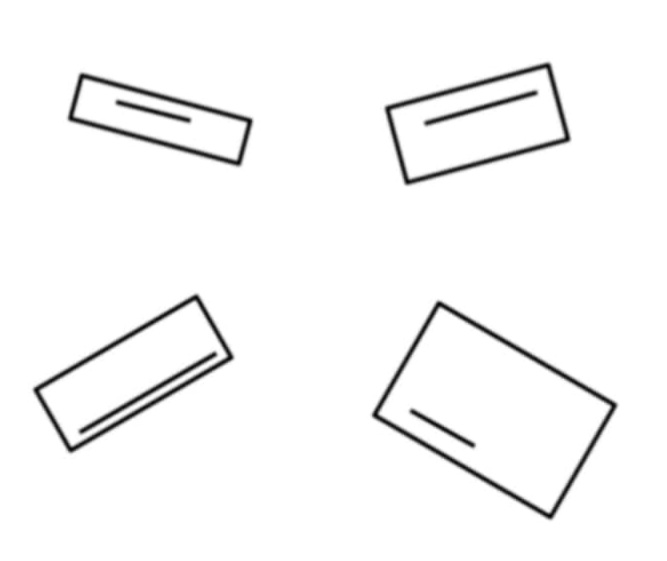
#> input picture shapedetector.jpg, 667 x 561 px
$ python 'rectangle_numbering and alignment.py'
#> lines starting #> are read from the running program, lines starting #| are printed output that depends on the picture; after the words box and inside, x2 and y2 are one past the last pixel; in counts of white or black regions, pixels touching at a corner belong together; long printed decimals are rounded
import cv2
import numpy as np
import math

frameWidth = 640
frameHeight = 480

def empty(a):
    pass

# [4 lines of commented-out code are left out]


def stackImages(scale, imgArray):
    rows = len(imgArray)
    cols = len(imgArray[0])
    rowsAvailable = isinstance(imgArray[0], list)
    width = imgArray[0][0].shape[1]
    height = imgArray[0][0].shape[0]
    if rowsAvailable:
        for x in range(0, rows):
            for y in range(0, cols):
                if imgArray[x][y].shape[:2] == imgArray[0][0].shape[:2]:
                    imgArray[x][y] = cv2.resize(imgArray[x][y], (0, 0), None, scale, scale)
                else:
                    imgArray[x][y] = cv2.resize(imgArray[x][y], (imgArray[0][0].shape[1], imgArray[0][0].shape[0]),
                                                None, scale, scale)
                if len(imgArray[x][y].shape) == 2: imgArray[x][y] = cv2.cvtColor(imgArray[x][y], cv2.COLOR_GRAY2BGR)
        imageBlank = np.zeros((height, width, 3), np.uint8)
        hor = [imageBlank] * rows
        hor_con = [imageBlank] * rows
        for x in range(0, rows):
            hor[x] = np.hstack(imgArray[x])
        ver = np.vstack(hor)
    else:
        for x in range(0, rows):
            if imgArray[x].shape[:2] == imgArray[0].shape[:2]:
                imgArray[x] = cv2.resize(imgArray[x], (0, 0), None, scale, scale)
            else:
                imgArray[x] = cv2.resize(imgArray[x], (imgArray[0].shape[1], imgArray[0].shape[0]), None, scale, scale)
            if len(imgArray[x].shape) == 2: imgArray[x] = cv2.cvtColor(imgArray[x], cv2.COLOR_GRAY2BGR)
        hor = np.hstack(imgArray)
        ver = hor
    return ver

# [17 lines of commented-out code are left out]


def getContours(img, imgContour, contourType):
    if contourType == "line":
        contours, hierarchy = cv2.findContours(img, cv2.RETR_TREE, cv2.CHAIN_APPROX_SIMPLE)
    else:
        contours, hierarchy = cv2.findContours(img, cv2.RETR_EXTERNAL, cv2.CHAIN_APPROX_SIMPLE)
    # cv2.drawContours(imgContour, contours, -1, (255, 0, 255), 4)
    print(len(contours))
    # print(hierarchy)
    rectangleContours = []
    lineContours = []
    for i in range(0, len(contours)):
        peri = cv2.arcLength(contours[i], True)
        # print(peri)
        approx = cv2.approxPolyDP(contours[i], 0.02 * peri, True)
        # print(len(approx))
        area = cv2.contourArea(contours[i])

        rect = cv2.minAreaRect(contours[i])
        box = cv2.boxPoints(rect)
        # print(box)
        box = np.int0(box)
        # print(box)
        center = rect[0]
        size = rect[1]
        angle = rect[2]
        # print(f"Contour- {i}\nCenter = {center}\nSize = {size}\nAngle = {angle}\nArea = {area}\n")

        '''Trying to Separate Contours that are actually a line and Stored in list of dictionary named as lineContours[]'''
        if contourType == "line":
            if area >= 5:
                if size[0] < 20 or size[1] < 20:
                    print(f"Contour {i} may be line.")
                    line_dict = {'contour': i,
                                 'center': center,
                                 'size': size,
                                 'angle': angle,
                                 'area': area,
                                 'box': box}
                    lineContours.append(line_dict)
        else:
            x_start = box[3][0]
            y_start = box[3][1]
            a = box[0][0]
            b = box[0][1]
            c = box[2][0]
            d = box[2][1]
            d1 = math.sqrt((x_start - a) ** 2 + (y_start - b) ** 2)
            d2 = math.sqrt((x_start - c) ** 2 + (y_start - d) ** 2)
            if d1 >= d2:
                x_end = x_start - int(size[0])
                y_end = y_start - int(size[1])
            else:
                x_end = x_start + int(size[1])
                y_end = y_start - int(size[0])

            cv2.drawContours(imgContour, [box], 0, (0, 0, 255), 2)
            rect_dict = {'contour': i,
                         'center': center,
                         'size': size,
                         'angle': angle,
                         'area': area,
                         'box': box,
                         'BBpoints': [x_start, y_start, x_end, y_end]}
            rectangleContours.append(rect_dict)


    if contourType == "line":
        print(len(lineContours))
        similarLineList = []
        while len(lineContours) != 0:
            similarLine = []
            line = lineContours[0]
            similarLine.append(line)
            for j in range(1, len(lineContours)):
                if j < len(lineContours):
                    if abs(line['center'][0] - lineContours[j]['center'][0] < 10 and line['center'][1] -
                           lineContours[j]['center'][1] < 10.0):
                        if abs(line['angle'] - lineContours[j]['angle']) < 1.0:
                            if abs(line['area'] - lineContours[j]['area']) < 175:
                                similarLine.append(lineContours[j])
                                print(f"Contours- {line['contour']} and {lineContours[j]['contour']} are same !!!")
                                del lineContours[j]
                                print(f"Length of lineContours : {len(lineContours)}")
            del lineContours[0]
            similarLineList.extend([similarLine])
        # print(len(similarLine))
        # print(similarLineList[0])
        for similarLines in similarLineList:
            if len(similarLines) > 1:
                if similarLines[0]['area'] < similarLines[1]['area']:
                    lineContours.append(similarLines[0])
                    print(f"Line {similarLines[0]['contour']} is added to Line Contours")
                else:
                    lineContours.append(similarLines[1])
                    print(f"Line {similarLines[1]['contour']} is added to Line Contours")

            else:
                lineContours.append(similarLines[0])
                print(f"Line {similarLines[0]['contour']} is added to Line Contours")
        return lineContours

    else:
        return rectangleContours

        # [12 lines of commented-out code are left out]
        '''cv2.rectangle(image, start_point, end_point, color, thickness)'''

        # print(x, y, w, h)
        # cv2.rectangle(imgContour, (x, y), (x+w, y+h), (0, 255, 0), 5)

        '''
           True means Contour is Closed. Peri will have length of the each Contours. We will use this
           Parameter peri to approximate what type of shape it is.
           In order to do that, we will use approximation of Poly method and we will input our contour and give resilution
           and define again that it is closed contour.
           This approx array will have a certain amount of points and based on these, we can determine shape of Polynomials.
        '''
        # [11 lines of commented-out code are left out]


    '''
      RETR_EXTERN method retrieves only the extreme or outer contours.
      Another method called Tree which retrieves all the contours and reconstruct full hierachy.
      CHAIN_APPROX_NONE helps to provide all the stored contour points.
      But if we use other one which is SIMPLE that will compress the values and get lesser no of points only of endpoints.

      Also, in order to remove any noisy contours, we can filter out those based on Area of Contours.
    '''


'''This code was for web cam video ...'''

# [23 lines of commented-out code are left out]


img = cv2.imread('shapedetector.jpg')
#> img is the input picture: shape (561, 667, 3); min 1, max 255, mean 247.4
imgContour = img.copy()

imgBlur = cv2.GaussianBlur(img, (7, 7), 1)
imgGray = cv2.cvtColor(imgBlur, cv2.COLOR_BGR2GRAY)


imgCanny = cv2.Canny(imgGray, 20, 23)
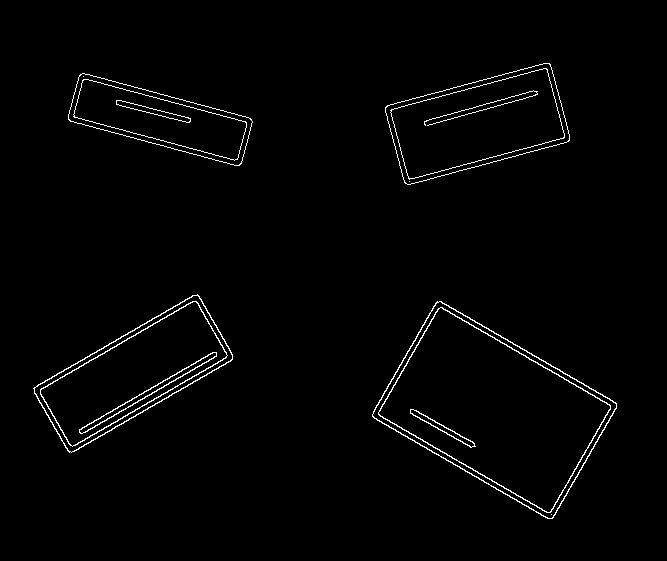
#> imgCanny: shape (561, 667); 1.6% white in thin lines or dots, all inside (x1, y1, x2, y2) = (33, 63, 617, 519)
kernel = np.ones((5, 5))
# imgDil = cv2.dilate(imgCanny, kernel, iterations=1)
lineContours = getContours(imgCanny, imgContour, "line")
#> in getContours, `contours, hierarchy = cv2.findContours(img, cv2.RETR_TREE, cv2.CHAIN_A..`: contours = 26 contours, 4 with area under 20; largest, box (x1, y1, x2, y2) and area: (372, 301, 617, 519) 28054, (372, 301, 617, 519) 27726, (378, 307, 611, 513) 24866, (378, 307, 611, 513) 24554, (33, 294, 233, 453) 14385
#| 26
#> the loop in getContours, `for i in range(0, len(contours)):` made 26 passes
#> (peri, approx, area, box, center, size, angle) on passes 1, 2, 4, 5: (727.8, [[437, 301], [372, 416], [552, 518], [616, 403]], 28054.5, [[551, 520], [369, 415], [437, 298], [618, 403]], (494.1, 409.7), (135.4, 209.8), -59.98), (724.6, [[437, 302], [616, 404], [551, 518], [372, 415]], 27725.5, [[550, 520], [370, 415], [437, 299], [618, 403]], (494.1, 409.7), (134.5, 208.8), -59.98), (688.3, [[438, 308], [378, 414], [550, 512], [610, 405]], 24866.5, [[549, 514], [375, 414], [438, 305], [612, 405]], (494.1, 409.7), (125.8, 200.3), -59.97), (686, [[440, 307], [610, 406], [549, 512], [378, 413]], 24553.5, [[549, 513], [376, 413], [439, 305], [611, 405]], (494.2, 409.8), (124.9, 199.4), -59.98)
#| Contour 5 may be line.
#| Contour 6 may be line.
#| Contour 11 may be line.
#| Contour 12 may be line.
#| Contour 17 may be line.
#| Contour 18 may be line.
#| Contour 25 may be line.
#> after the loop in getContours, `for i in range(0, len(contours)):`: lineContours = 7 items; rectangleContours = []
#| 7
#> the loop in getContours, `while len(lineContours) != 0:` made 4 passes
#| Contours- 5 and 6 are same !!!
#| Length of lineContours : 6
#| Contours- 11 and 12 are same !!!
#| Length of lineContours : 4
#| Contours- 17 and 18 are same !!!
#| Length of lineContours : 2
#> after the loop in getContours, `while len(lineContours) != 0:`: similarLineList = 4 items
#> the loop in getContours, `for similarLines in similarLineList:` made 4 passes
#| Line 6 is added to Line Contours
#| Line 12 is added to Line Contours
#| Line 18 is added to Line Contours
#| Line 25 is added to Line Contours
#> lineContours = 4 items
rectangleContours = getContours(imgCanny, imgContour, "rectangle")
#> call 2 of getContours, with contourType = 'rectangle'
#> in getContours (call 2), `contours, hierarchy = cv2.findContours(img, cv2.RETR_EXTERNAL, cv2.CHA..`: contours = 4 contours; box (x1, y1, x2, y2) and area: (372, 301, 617, 519) 28054, (33, 294, 233, 453) 14385, (385, 63, 570, 185) 14008, (68, 73, 253, 166) 8842
#| 4
#> the loop in getContours (call 2), `for i in range(0, len(contours)):` made 4 passes
#> (peri, approx, area, box, center, size, angle, x_start) on passes 1 to 4: (727.8, [[437, 301], [372, 416], [552, 518], [616, 403]], 28054.5, [[551, 520], [369, 415], [437, 298], [618, 403]], (494.1, 409.7), (135.4, 209.8), -59.98, 618), (563.7, [[197, 294], [33, 388], [69, 452], [232, 359]], 14385, [[69, 454], [30, 388], [196, 291], [235, 358]], (133.1, 373.1), (191.9, 76.39), -30.07, 235), (482.3, [[79, 75], [70, 121], [241, 163], [250, 118]], 8842.5, [[240, 166], [66, 120], [79, 71], [253, 118]], (159.8, 119.1), (50.46, 180.2), -74.99, 253), (534.4, [[550, 64], [387, 105], [404, 182], [568, 141]], 14008.5, [[404, 185], [383, 105], [549, 60], [571, 140]], (477.1, 123.4), (172.5, 82.85), -15.04, 571)
#> after the loop in getContours (call 2), `for i in range(0, len(contours)):`:
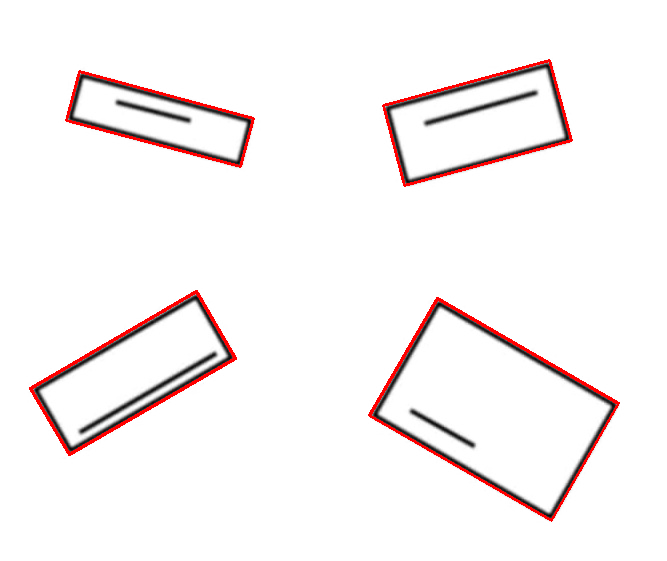
#> imgContour: shape (561, 667, 3); 1.76% of pixels changed, all inside (x1, y1, x2, y2) = (29, 59, 620, 522)
#> after the loop in getContours (call 2), `for i in range(0, len(contours)):`: lineContours = []; rectangleContours = 4 items
#> rectangleContours = 4 items
rotatedImgContour = imgContour.copy()
numberedImgContour = imgContour.copy()
print(len(lineContours))
#| 4
sorted_index =[]
i=0
for lineContour in lineContours:
    print(lineContour['size'])
    if lineContour['size'][0] > lineContour['size'][1]:
        lineContour['length'] = lineContour['size'][0]
        lineContour['width'] = lineContour['size'][1]
    else:
        lineContour['length'] = lineContour['size'][1]
        lineContour['width'] = lineContour['size'][0]
    dict = {'index': i,
            'length': lineContour['length'],
            'width': lineContour['width']}
    sorted_index.append(dict)
    i = i+1
#> this loop made 4 passes
#> dict on passes 1 to 4: {'index': 0, 'length': 72.94, 'width': 5.24}, {'index': 1, 'length': 157.6, 'width': 5.3}, {'index': 2, 'length': 76.4, 'width': 5.69}, {'index': 3, 'length': 117.7, 'width': 5.83}
#| (5.235, 72.942)
#| (157.646, 5.303)
#| (5.690, 76.400)
#| (117.710, 5.835)
#> after the loop, i = 4; sorted_index = 4 items
# print(lineContours)
temp = sorted_index.copy()
#> temp = 4 items
# print(f"Before sorting,\n {sorted_index}")
sorted_index = sorted(sorted_index, key = lambda d: d['length'])
# print(f"After sorting in ascending order,\n {sorted_index}")
for rectContour in rectangleContours:
    cv2.rectangle(rotatedImgContour, (rectContour['BBpoints'][0], rectContour['BBpoints'][1]), (rectContour['BBpoints'][2], rectContour['BBpoints'][3]), (0, 255, 0), 5)
#> this loop made 4 passes
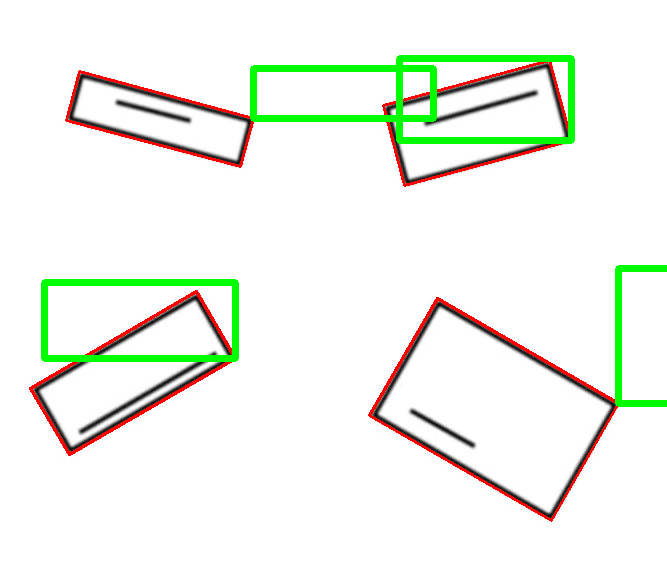
#> rotatedImgContour: shape (561, 667, 3); 3.2% of pixels changed, all inside (x1, y1, x2, y2) = (41, 55, 667, 407)


'''Assigning Numbers to Rectangles...'''
# numberedImgContour = cv2.cvtColor(numberedImgContour, cv2.COLOR_BGR2RGB)
for i in range(0, len(sorted_index)):
    index = sorted_index[i]['index']
    length = sorted_index[i]['length']
    x = int(rectangleContours[index]['center'][0])
    y = int(rectangleContours[index]['center'][1])
    # print(x, y)
    cv2.putText(numberedImgContour, f"R-{i+1}", (x-100, y+100), cv2.FONT_HERSHEY_COMPLEX, 1.2, (0, 255, 0), 2)
    cv2.putText(numberedImgContour, f"Length: {round(length, 2)}", (x - 100, y + 130),
                cv2.FONT_HERSHEY_COMPLEX, 1, (0, 255, 0), 2)
#> this loop made 4 passes
#> (index, length, x, y) on passes 1 to 4: (0, 72.94, 494, 409), (2, 76.4, 159, 119), (3, 117.7, 477, 123), (1, 157.6, 133, 373)
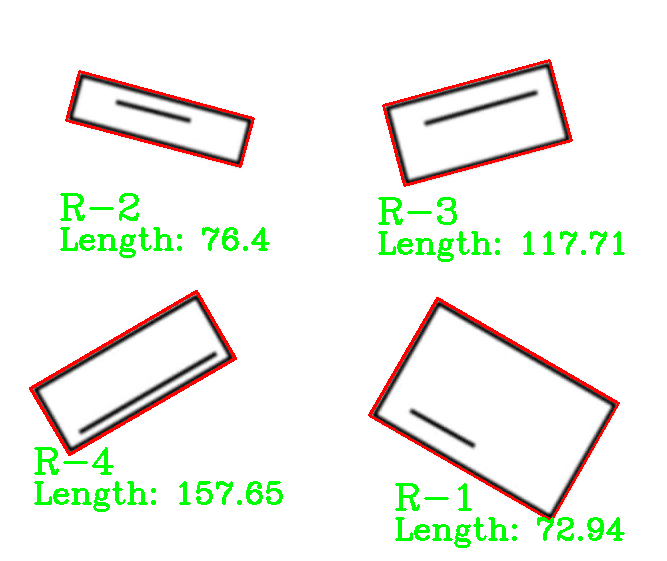
#> numberedImgContour: shape (561, 667, 3); 2.68% of pixels changed, all inside (x1, y1, x2, y2) = (34, 193, 625, 548)


def findPerpendicularDist(x1, y1, x2, y2, x, y):
    A = y1 - y2
    B = x2 - x1
    C = x1 * y2 - x2 * y1
    d = abs((A * x + B * y + C)) / (math.sqrt(A * A + B * B))
    return d
distList = []
for i in range(0, len(lineContours)):
    (linePoint_x, linePoint_y) = lineContours[i]['box'][3]
    (rect_x1, rect_y1) = rectangleContours[i]['box'][3]
    (rect_x2, rect_y2) = rectangleContours[i]['box'][0]
    (rect_x3, rect_y3) = rectangleContours[i]['box'][2]
    pd1 = findPerpendicularDist(rect_x1, rect_y1, rect_x2, rect_y2, linePoint_x, linePoint_y)
    pd2 = findPerpendicularDist(rect_x1, rect_y1, rect_x3, rect_y3, linePoint_x, linePoint_y)
    pd1 = round(pd1, 0)
    pd2 = round(pd2, 0)
    # distList.append((pd1, pd2))

    box = rectangleContours[i]['box']
    x_start = box[3][0]
    y_start = box[3][1]
    length = round(temp[i]['length'], 0)
    width = round(temp[i]['width'], 0)
    # [6 lines of commented-out code are left out]
    if pd1 >= pd2:
        x_start = x_start + pd1
        x_end = x_start + length
        y_start = y_start - pd2
        y_end = y_start - width
    else:
        x_start = x_start - pd1
        x_end = x_start - length
        y_start = y_start - pd2
        y_end = y_start - width
    print(int(x_start), y_start, x_end, y_end)
    cv2.rectangle(rotatedImgContour, (int(x_start), int(y_start)), (int(x_end), int(y_end)), (0, 255, 0), 3)
#> this loop made 4 passes
#> (linePoint_x, linePoint_y, rect_x1, rect_y1, rect_x2, rect_y2, rect_x3, rect_y3) on passes 1 to 4: (474, 443, 618, 403, 551, 520, 437, 298), (217, 355, 235, 358, 69, 454, 196, 291), (190, 117, 253, 118, 240, 166, 79, 71), (537, 94, 571, 140, 404, 185, 549, 60)
#| 513 296.0 440.0 291.0
#| 223 344.0 65.0 339.0
#| 314 103.0 390.0 97.0
#| 624 119.0 742.0 113.0
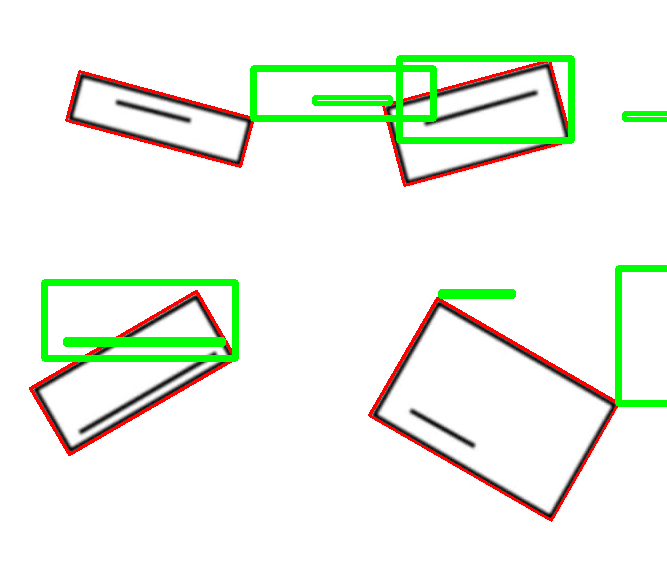
#> rotatedImgContour: shape (561, 667, 3); 0.97% of pixels changed, all inside (x1, y1, x2, y2) = (63, 95, 667, 347)

# print(distList)


imgStacked = stackImages(0.8, ([img, imgGray, imgCanny],
                               [imgContour, numberedImgContour, rotatedImgContour]))
#> after the loop in stackImages, `for x in range(0, rows):`: hor = 2 items
#> in stackImages, `ver = np.vstack(hor)`:
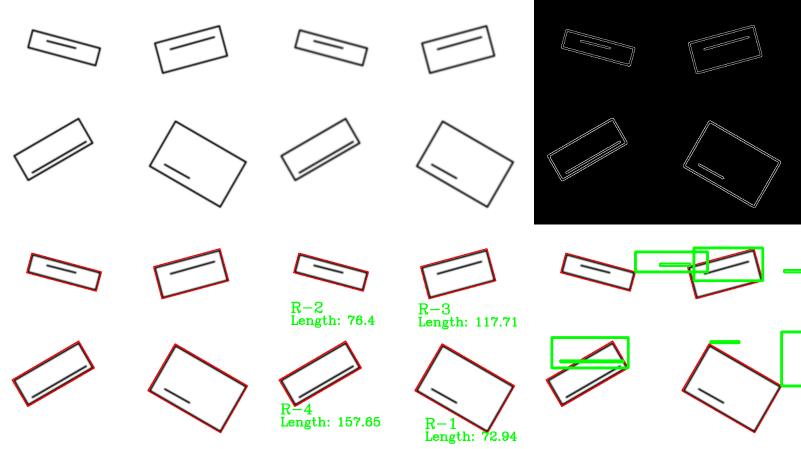
#> ver: shape (898, 1602, 3) (shown at 1/2 size); mean of channels 0, 1, 2 202.4, 205.4, 204.6; drawn as B, G, R

cv2.imshow("Result", imgStacked)
cv2.waitKey(0)


print("Success!!!")
